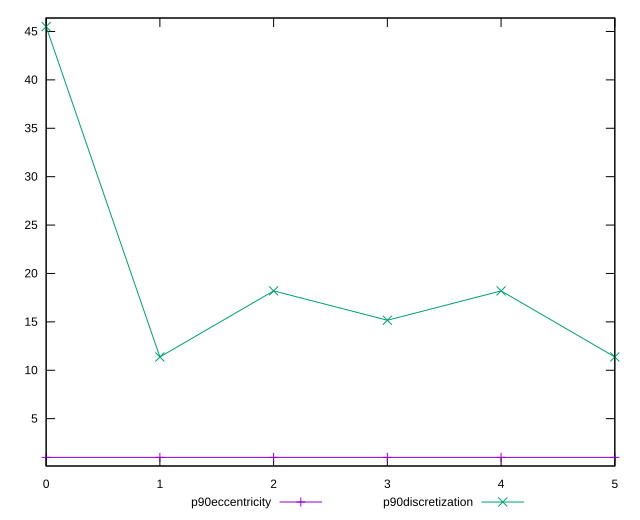

Recreate this plot in gnuplot.
reset

$p90Eccentricity <<EOF
0 0.9999999999999974
1 1.0000000000000024
2 1.0000000000000022
3 1.0000000000000029
4 1.0000000000000004
5 1.0000000000000018
EOF

$p90Discretization <<EOF
0 45.5
1 11.375
2 18.2
3 15.166666666666666
4 18.2
5 11.375
EOF

set key outside below
set xrange [0:5]
set yrange [0.10999999999999743:46.39]
set trange [0.10999999999999743:46.39]
set terminal svg size 640, 520 enhanced background rgb 'white'
set output "reprap/unminified-javascript/progression/eccentricity.svg"

plot $p90Eccentricity title "p90eccentricity" with linespoints, \
     $p90Discretization title "p90discretization" with linespoints

reset
